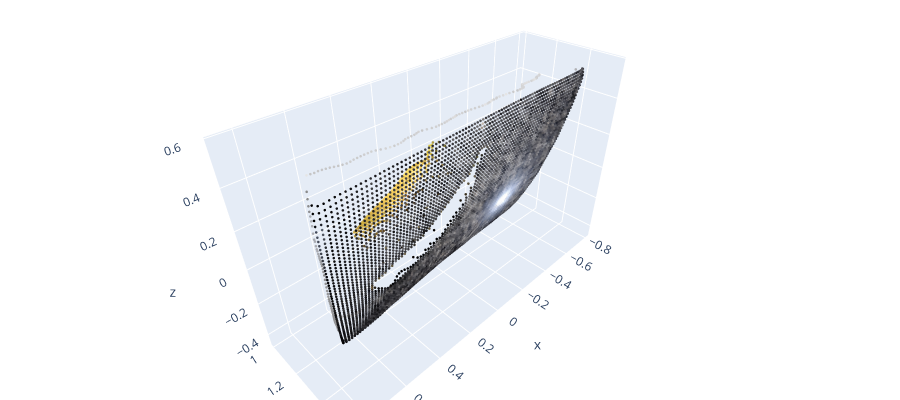
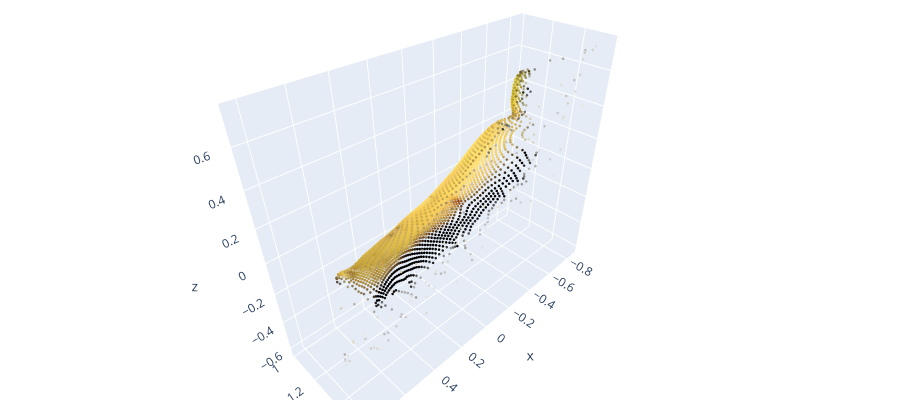
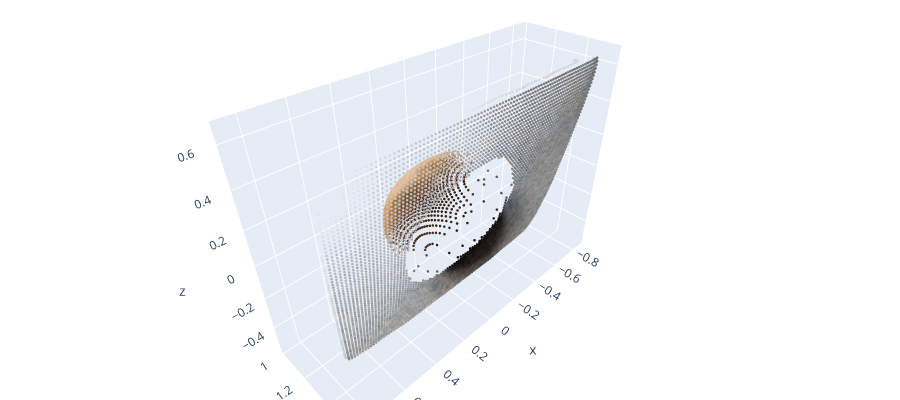
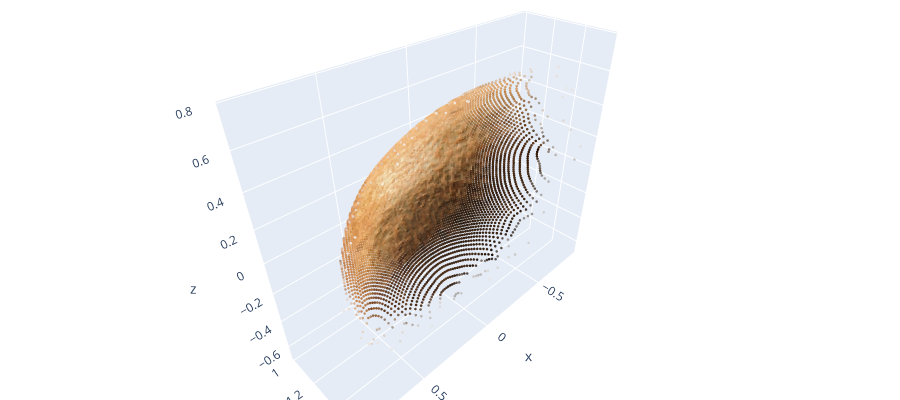

The notebook cell saved with these charts, in order:
### Markdown cell above
Se utilizan cuatro imágenes: una banana sobre granito, un kiwi sobre una mesada, una pera sobre un fondo oscuro y un pimiento sobre una tabla de cocina. Se encuentran en la carpeta `fotos_reales/`.

Cada imagen se clasifica de dos maneras: primero con el preprocesamiento original, pensado para fondos blancos, y después reemplazando el fondo por blanco mediante **GrabCut**. Se muestra la máscara obtenida para poder revisar qué partes del objeto se conservaron.

### Code cell
import cv2

# Restaurar las focales si se ejecutó una versión anterior de esta celda.
escala_camara = ANCHO / 640
a, b = 518.9 * escala_camara, 519.5 * escala_camara

CARPETA_EXTERNAS = Path('fotos_reales')
FOTOS_EXTERNAS = [
    ('banana', 'banana.jpg', (0.43, 0.06, 0.92, 0.71)),
    ('kiwi', 'kiwi.jpg', (0.29, 0.17, 0.84, 0.82)),
    ('pera', 'pera.jpg', (0.04, 0.16, 0.90, 0.97)),
    ('pimiento', 'pimiento.jpeg', (0.25, 0.16, 0.78, 0.85)),
]


def quitar_fondo(ruta, destino, caja):
    """GrabCut con rectángulo aproximado; devuelve la máscara del primer plano."""
    imagen = Image.open(ruta).convert('RGB')
    imagen.thumbnail((700, 700))
    rgb = np.array(imagen)
    alto, ancho = rgb.shape[:2]
    x0, y0, x1, y1 = caja
    rect = (int(x0 * ancho), int(y0 * alto),
            int((x1 - x0) * ancho), int((y1 - y0) * alto))
    mascara_gc = np.zeros((alto, ancho), np.uint8)
    cv2.grabCut(cv2.cvtColor(rgb, cv2.COLOR_RGB2BGR), mascara_gc, rect,
                np.zeros((1, 65), np.float64), np.zeros((1, 65), np.float64),
                5, cv2.GC_INIT_WITH_RECT)
    objeto = ((mascara_gc == cv2.GC_FGD) | (mascara_gc == cv2.GC_PR_FGD)).astype('uint8')
    n, etiquetas, areas, _ = cv2.connectedComponentsWithStats(objeto, connectivity=8)
    if n < 2:
        raise ValueError(f'GrabCut no encontró la fruta en {ruta.name}')
    objeto = etiquetas == (1 + int(np.argmax(areas[1:, cv2.CC_STAT_AREA])))
    Image.fromarray(np.where(objeto[:, :, None], rgb, 255).astype('uint8')).save(destino)
    return objeto


resultados_reales = []
for clase_real, archivo, caja in FOTOS_EXTERNAS:
    ruta = CARPETA_EXTERNAS / archivo
    if not ruta.is_file():
        raise FileNotFoundError(f'Falta {ruta}. Revisá la carpeta fotos_reales junto al notebook.')
    ruta_seg = CARPETA_EXTERNAS / (Path(archivo).stem + '_segmentada.png')
    mascara_grabcut = quitar_fondo(ruta, ruta_seg, caja)

    fig, ax = plt.subplots(1, 3, figsize=(11, 3))
    ax[0].imshow(Image.open(ruta)); ax[0].set_title('Original')
    ax[1].imshow(mascara_grabcut, cmap='gray'); ax[1].set_title('Máscara GrabCut')
    ax[2].imshow(Image.open(ruta_seg)); ax[2].set_title('Fondo blanco')
    for eje in ax: eje.axis('off')
    fig.suptitle(f'{clase_real}: inspección de la segmentación')
    plt.tight_layout()
    plt.show()

    predicciones = {}
    for nombre, foto in [('original', ruta), ('segmentada', ruta_seg)]:
        print(f'\n{clase_real.upper()} — {nombre}')
        figura, pred = clasificar(foto, devolver_predicciones=True)
        figura.show()
        predicciones[nombre] = pred
    for nombre_modelo in predicciones['original']:
        pred_original = predicciones['original'][nombre_modelo]['predicha']
        pred_segmentada = predicciones['segmentada'][nombre_modelo]['predicha']
        print(f'{nombre_modelo:17s}: {pred_original:12s} → {pred_segmentada:12s}  (real: {clase_real})')
    resultados_reales.append({
        'clase_real': clase_real, 'archivo': archivo, 'predicciones': predicciones,
    })

guardar_json_seguro(resultados_reales, CARPETA_RESULTADOS / 'cuatro_fotos_reales.json')
print('Resultados guardados:', (CARPETA_RESULTADOS / 'cuatro_fotos_reales.json').resolve())

### Figure 1 — Plotly figure (JSON) as saved in the notebook; plotly's stock layout.template omitted (floating-point values rounded to 4 significant figures; data arrays with more than 128 entries replaced by an {"elided": "..."} marker saying what was removed)
{"data": [{"marker": {"color": {"elided": "5702 str values"}, "size": 1.5}, "mode": "markers", "type": "scatter3d", "x": {"elided": "5702 float values"}, "y": {"elided": "5702 float values"}, "z": {"elided": "5702 float values"}}], "layout": {"height": 400, "margin": {"b": 0, "l": 0, "r": 0, "t": 0}, "scene": {"aspectmode": "data"}}}

### Figure 2 — Plotly figure (JSON) as saved in the notebook; plotly's stock layout.template omitted (floating-point values rounded to 4 significant figures; data arrays with more than 128 entries replaced by an {"elided": "..."} marker saying what was removed)
{"data": [{"marker": {"color": {"elided": "2760 str values"}, "size": 1.5}, "mode": "markers", "type": "scatter3d", "x": {"elided": "2760 float values"}, "y": {"elided": "2760 float values"}, "z": {"elided": "2760 float values"}}], "layout": {"height": 400, "margin": {"b": 0, "l": 0, "r": 0, "t": 0}, "scene": {"aspectmode": "data"}}}

### Figure 3 — Plotly figure (JSON) as saved in the notebook; plotly's stock layout.template omitted (floating-point values rounded to 4 significant figures; data arrays with more than 128 entries replaced by an {"elided": "..."} marker saying what was removed)
{"data": [{"marker": {"color": {"elided": "6312 str values"}, "size": 1.5}, "mode": "markers", "type": "scatter3d", "x": {"elided": "6312 float values"}, "y": {"elided": "6312 float values"}, "z": {"elided": "6312 float values"}}], "layout": {"height": 400, "margin": {"b": 0, "l": 0, "r": 0, "t": 0}, "scene": {"aspectmode": "data"}}}

### Figure 4 — Plotly figure (JSON) as saved in the notebook; plotly's stock layout.template omitted (floating-point values rounded to 4 significant figures; data arrays with more than 128 entries replaced by an {"elided": "..."} marker saying what was removed)
{"data": [{"marker": {"color": {"elided": "5931 str values"}, "size": 1.5}, "mode": "markers", "type": "scatter3d", "x": {"elided": "5931 float values"}, "y": {"elided": "5931 float values"}, "z": {"elided": "5931 float values"}}], "layout": {"height": 400, "margin": {"b": 0, "l": 0, "r": 0, "t": 0}, "scene": {"aspectmode": "data"}}}
